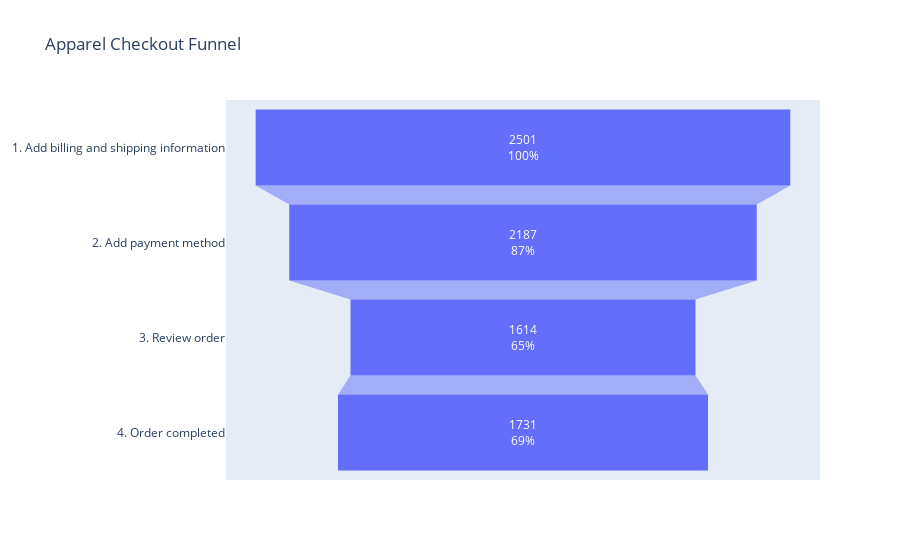

This figure's notebook cell:
### Markdown cell above
#### How did the checkout process of Apparel product category perform?

### Code cell
# How did the checkout process of Apparel product category perform?
query = """
        WITH checkout_process AS (
        SELECT CASE WHEN hits.page.pagepath = '/yourinfo.html' THEN '1. Add billing and shipping information'
                    WHEN hits.page.pagepath = '/payment.html' THEN '2. Add payment method'
                    WHEN hits.page.pagepath = '/revieworder.html' THEN '3. Review order'                 
                    WHEN hits.page.pagepath = '/ordercompleted.html' THEN '4. Order completed'
                END AS action
        , fullvisitorid AS user_id
        FROM `bigquery-public-data.google_analytics_sample.ga_sessions_*`
        , UNNEST(hits) AS hits
        , UNNEST(hits.product) AS product
        WHERE _TABLE_SUFFIX BETWEEN '20160101' AND '20161230'
        AND hits.ecommerceaction.action_type IN ('5','6')
        AND product.v2ProductCategory IN ('Apparel')
        )
        
        SELECT action
        , COUNT(DISTINCT user_id) AS users
        FROM checkout_process
        GROUP BY 1
        ORDER BY 1
        """
result = client.query(query).result().to_dataframe()

fig = go.Figure(go.Funnel(y = result['action'], x = result['users'], textposition = 'inside', textinfo = 'value+percent initial'))
fig.update_layout(title_text = 'Apparel Checkout Funnel')
fig.show()

### Figure 1 — Plotly figure (JSON) as saved in the notebook; plotly's stock layout.template omitted (floating-point values rounded to 4 significant figures)
{"data": [{"textinfo": "value+percent initial", "textposition": "inside", "type": "funnel", "x": [2501, 2187, 1614, 1731], "y": ["1. Add billing and shipping information", "2. Add payment method", "3. Review order", "4. Order completed"]}], "layout": {"title": {"text": "Apparel Checkout Funnel"}}}
